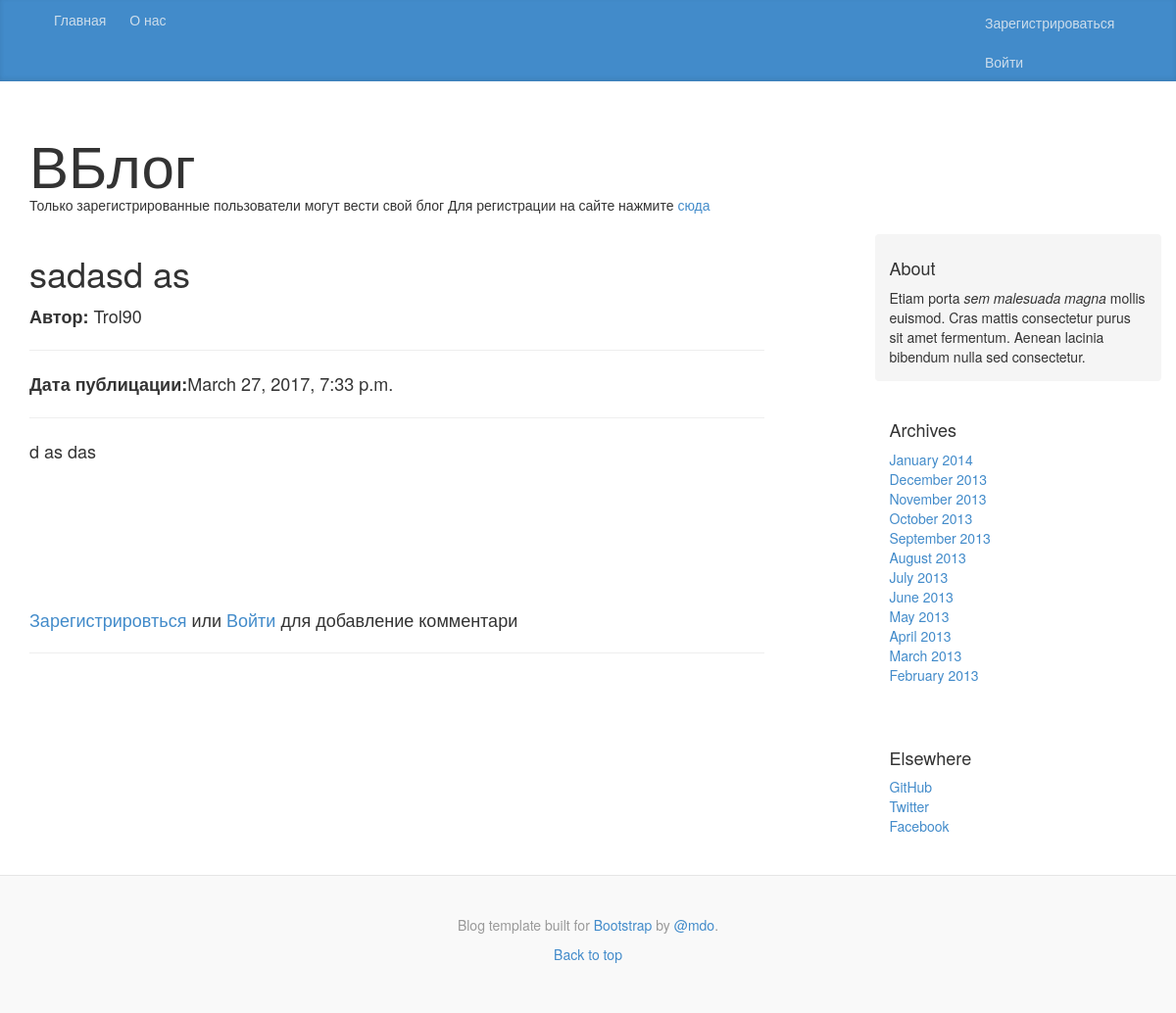
Page /blog/show_page/1/ on the committed database.
### blog/models.py (models this page shows, shortened)
class Page(models.Model):
    category = models.ForeignKey(Category)
    id = models.IntegerField(primary_key=True)
    title = models.CharField(max_length=128)
    author = models.CharField(max_length=128)
    date_print = models.DateTimeField(auto_now_add=True)
    content = models.CharField(max_length=5000,)
    views = models.IntegerField(default=0)
    likes = models.ManyToManyField(User, related_name='likes',default=0)
    dislikes = models.ManyToManyField(User, related_name='dislikes',default=0)
    favorite = models.ManyToManyField(User, related_name='favorite',default=0)

### blog/views.py (the view, shortened to what this page needs)
# urls.py: url(r'^categories_list/(?P<id>[0-9]+)/$', views.show_page, name='show_page'),
def show_page(request, id):
    try:
        page = Page.objects.get(id=id)
    except:
        return reverse('index')
    try:
        username = request.user.username
        userprofile = UserProfile()
        if (username):
             userprofile = UserProfile.objects.get_or_create(id=request.user.id)[0]
    except:
        username = None
        userprofile = None
    like = False;dislike = False
    user = request.user
    if user:
        page = get_object_or_404(Page, id=id)
        if page.likes.filter(id=user.id).exists():
            like = True; dislike = False
        elif page.dislikes.filter(id=user.id).exists():
            dislike = True;like = False
        else:
            like = False; dislike = False
        if page.favorite.filter(id = user.id).exists():
            favorite = True
        else:
            favorite = False
    else:
        user = None
    comments = Comment.objects.filter(owner=id).order_by('-date_print')
    page.save()
    form = CommentForm()
    context_dict = {'comments': comments, 'id': id, 'page': page,
                    'userprofile': userprofile,'form':form,'like':like,'dislike':dislike,
                    'favorite':favorite,}
    return render(request, 'blog/show_page.html', context_dict)

### template/blog/show_page.html (shortened to what this page needs)
{% extends 'blog/base.html' %}
{% load staticfiles %}
{% block body_block %}
    <h1>{{ page.title }}
    </h1>
    <strong>Автор:</strong> {{ page.author }} <hr>
    <strong>Дата публицации:</strong>{{ page.date_print }} <hr>
    <p id="wrap_text" >{{  page.content }}   <br></p>
    <br><br><br><br><br>
    {% if user.is_authenticated %}
        <h2>Комментарии</h2>
        <div>
            <h1>Добавить комментарий</h1>
            <form method="post" action="." enctype="multipart/form-data">
            {% csrf_token %}
            {% for hidden in form.hidden_fields %}
                {{ hidden }}
            {% endfor %}
            {% for field in form.visible_fields %}
                {{ field.errors }}
                {{ field.help_text }}<br>
                {{ field }}<br>
            {% endfor %}
            <input type="submit" value="Submit" />
            </form>
        </div><br><hr><br>
    {% else %}
        <a  href="{% url 'registration_register' %}">Зарегистрировться</a>
        или <a  href="{% url 'auth_login' %}">Войти</a>
    для добавление комментари <br><hr><br>
    {% endif %}
{% endblock %}

### static/css/blog.css (style rules this page uses)
body { font-family: Georgia, "Times New Roman", Times, serif; color: #555; }
h1, .h1, h2, .h2, h3, .h3, h4, .h4, h5, .h5, h6, .h6 { margin-top: 0; font-family: "Helvetica Neue", Helvetica, Arial, sans-serif; font-weight: normal; color: #333; }
#wrap_text { width: 600px; word-break: break-all; white-space: normal; }

### rows in the picture
Page: title "sadasd as", author "Trol90", date_print "March 27, 2017, 7:33 p.m.", content "d as das"
